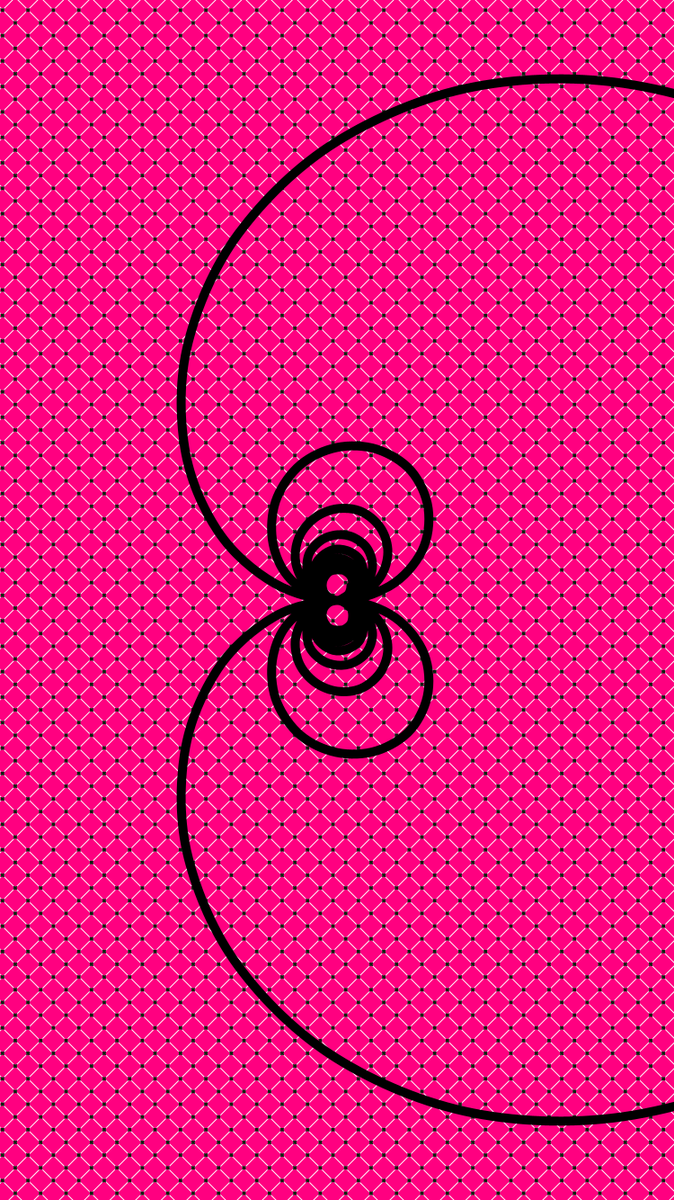
Frame 1 (no input)
Frame 60 (the mouse pressed at the canvas centre just before this capture): identical to frame 1, image omitted
Frame 120 (the mouse held since frame 60 and released just before this capture): identical to frame 1, image omitted

The Processing sketch that drew this single still picture (run headless with seeded random() and noise(); from frame 60 on, the mouse is pressed at the canvas centre):

// Processing sketch: Iphone_Cochleoid_Two
// ── Iphone_Cochleoid_Two.pde
//Title: Iphone Cochleoid Two
//Coder: Thomas Wesley 
//Last Edit April 8th 28th, 2024
//Iphone wallpaper with a tiling background and abstract Cochleoid function composed of ellipses. 

// Sketch Variable Declarations
int w = 120;
float i;
int z=0;
float o=0;
float a = 0;
float shade = 0 ;
float b = 0;
float t = 0;
float u = 0;
int keepoff=0;
int loc = -430;
int ation = -10;
int chan=-460;
int ging=-60;
int an = 10;
int one = 70;
int delay = 0;
int here=0;
int tri = 0;
int fan = 0;
int fanm=0;
int para=0;
float square=10;
static int LINE_C = 50;
static int LINE_O = 100;

//Sketch Setup - Sizing and background parameters
void setup() {
  size(750, 1334); //Sized for Iphone
  background(0);
}
//Sketch Draw - Logic for the drawing
void draw() {
  background(255,0,128,255);
  delay=800;
  strokeWeight(1);
  stroke(255);
  //rotate so the straight lines will be angled
  rotate(PI/4);
  square=3.5;
  
 for(int h = -height; h < height*2; h = h +20){
   
  stroke(255);
   line(-width,h,width*2,h);
   
 }
  stroke(255);
  for(int w = -width; w < width*2; w = w +20){
   line(w,-height,w,height*2);
 }
 stroke(0);
 noStroke();
 fill(2,30,10,255);
  for(int h = -height; h < height*2; h = h +20){  
   for(int w = -width; w < width*2; w = w +20){
    translate(w,h);
    //Describes the shape of the instersections of lines, it is clasically called the Asteroid function
    beginShape();
    curveVertex(0,-square);   curveVertex(0,-square);
    curveVertex(cochxx((PI*1.2)/2,square), cochyy((PI*1.2)/2,square)); 
    curveVertex(cochxx((PI*1.4)/2,square), cochyy((PI*1.4)/2,square)); 
    curveVertex(cochxx((PI*1.6)/2,square), cochyy((PI*1.6)/2,square)); 
    curveVertex(cochxx((PI*1.8)/2,square), cochyy((PI*1.8)/2,square)); 
    curveVertex(cochxx((PI*2)/2,square), cochyy((PI*2)/2,square)); 
    curveVertex(cochxx((PI*2.2)/2,square), cochyy((PI*2.2)/2,square));
    curveVertex(cochxx((PI*2.4)/2,square), cochyy((PI*2.4)/2,square));
    curveVertex(cochxx((PI*2.6)/2,square), cochyy((PI*2.6)/2,square));
    curveVertex(cochxx((PI*2.8)/2,square), cochyy((PI*2.8)/2,square));
    curveVertex(cochxx((PI*3)/2,square), cochyy((PI*3)/2,square)); 
    curveVertex(cochxx((PI*3.2)/2,square), cochyy((PI*3.2)/2,square));
    curveVertex(cochxx((PI*3.4)/2,square), cochyy((PI*3.4)/2,square));
    curveVertex(cochxx((PI*3.6)/2,square), cochyy((PI*3.6)/2,square));
    curveVertex(cochxx((PI*3.8)/2,square), cochyy((PI*3.8)/2,square));
    curveVertex(cochxx((PI*4)/2,square), cochyy((PI*4)/2,square)); 
    curveVertex(cochxx((PI*0.2)/2,square), cochyy((PI*0.2)/2,square));
    curveVertex(cochxx((PI*0.4)/2,square), cochyy((PI*0.4)/2,square));
    curveVertex(cochxx((PI*0.6)/2,square), cochyy((PI*0.6)/2,square));
    curveVertex(cochxx((PI*0.8)/2,square), cochyy((PI*0.8)/2,square));    
    curveVertex(0,-square);    curveVertex(0,-square);
    endShape();
   
    translate(-w,-h);
 }
 }
  
  rotate(-PI/4);
    translate(width/2,height/2);   
noStroke();
stroke(0);
   //fill(160,233,163,255);
   noFill();
   strokeWeight(10);
   stroke(0);
   beginShape();

    for (float i = -LINE_O; i < LINE_O; i = i + 1){
   //   noStroke();
   // fill(160,233,163,8);
   //  ellipse(cochx(i,delay),cochy(i,delay),11,11);
   // fill(160,233,163,7);
   //  ellipse(cochx(i,delay),cochy(i,delay),12,12);
   //  fill(160,233,163,6);
   //  ellipse(cochx(i,delay),cochy(i,delay),13,13);
   //  fill(160,233,163,5);
   //  ellipse(cochx(i,delay),cochy(i,delay),16,16);
   //  fill(160,233,163,4);
   //  ellipse(cochx(i,delay),cochy(i,delay),20,20);
   //fill(160,233,163,155);
   //stroke(0,255);
   curveVertex(cochx(i,delay),cochy(i,delay));
   //ellipse(cochx(i,delay),cochy(i,delay),abs(cochy(i,delay))/7,abs(cochy(i,delay))/7);
    
    }
    endShape();
          
    translate(-width/2,-height/2);
   //save("Iphone_Cochleoid_Alpha.png");
  }
  //These are the parametric equations for the Cochleoid
  float cochx(float t,float u) {
 return (u*sin(radians(t*30)))/radians(t*30);
}  
float cochy(float t,float u) {
 return (u*(1-cos(radians(t*30)))/radians(t*30));
}  
//this is the Asteroid
 float cochxx(float t,float u) {
 return u*cos(t)*cos(t)*cos(t);
}  
float cochyy(float t,float u) {
 return u*sin(t)*sin(t)*sin(t);
}  
